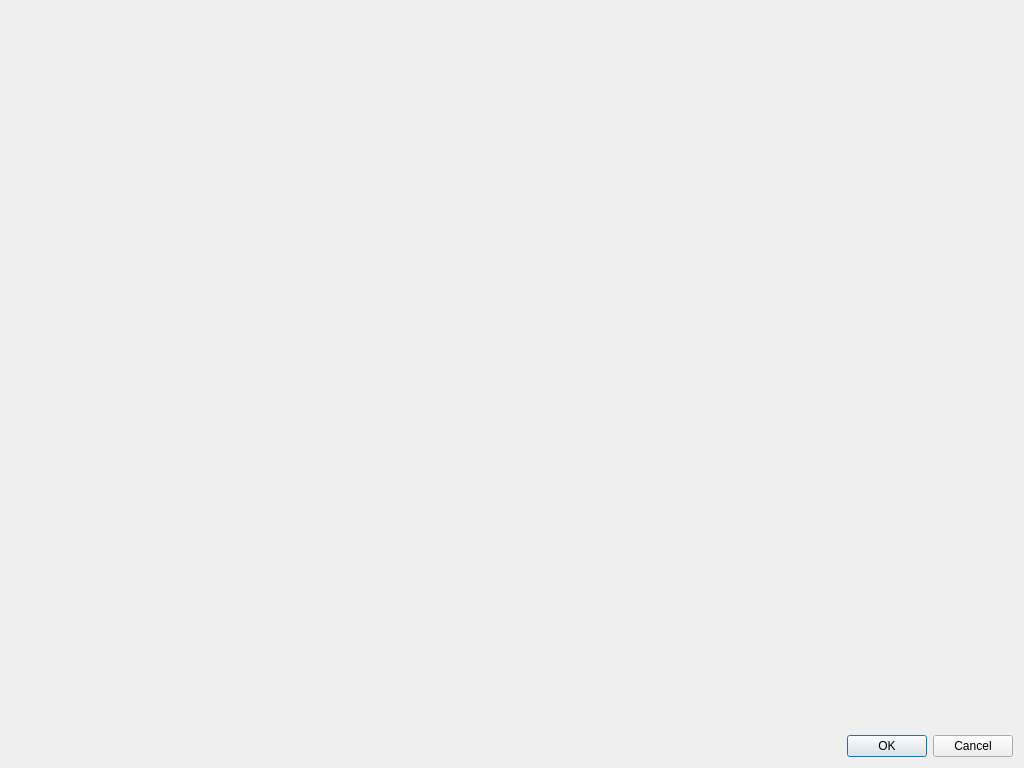
<?xml version="1.0" encoding="UTF-8"?>
<ui version="4.0">
 <class>EcalParserEditorDialog</class>
 <widget class="QDialog" name="EcalParserEditorDialog">
  <property name="geometry">
   <rect>
    <x>0</x>
    <y>0</y>
    <width>1024</width>
    <height>768</height>
   </rect>
  </property>
  <property name="windowTitle">
   <string>Editor</string>
  </property>
  <layout class="QVBoxLayout" name="content_layout">
   <item>
    <widget class="QEcalParserEditor" name="editor" native="true"/>
   </item>
   <item>
    <widget class="QDialogButtonBox" name="button_box">
     <property name="orientation">
      <enum>Qt::Horizontal</enum>
     </property>
     <property name="standardButtons">
      <set>QDialogButtonBox::Cancel|QDialogButtonBox::Ok</set>
     </property>
    </widget>
   </item>
  </layout>
 </widget>
 <customwidgets>
  <customwidget>
   <class>QEcalParserEditor</class>
   <extends>QWidget</extends>
   <header location="global">QEcalParser/ecal_parser_editor/ecal_parser_editor_widget.h</header>
   <container>1</container>
  </customwidget>
 </customwidgets>
 <resources>
  <include location="../../resources/qecalparser.qrc"/>
 </resources>
 <connections>
  <connection>
   <sender>button_box</sender>
   <signal>accepted()</signal>
   <receiver>EcalParserEditorDialog</receiver>
   <slot>accept()</slot>
   <hints>
    <hint type="sourcelabel">
     <x>248</x>
     <y>254</y>
    </hint>
    <hint type="destinationlabel">
     <x>157</x>
     <y>274</y>
    </hint>
   </hints>
  </connection>
  <connection>
   <sender>button_box</sender>
   <signal>rejected()</signal>
   <receiver>EcalParserEditorDialog</receiver>
   <slot>reject()</slot>
   <hints>
    <hint type="sourcelabel">
     <x>316</x>
     <y>260</y>
    </hint>
    <hint type="destinationlabel">
     <x>286</x>
     <y>274</y>
    </hint>
   </hints>
  </connection>
 </connections>
</ui>
